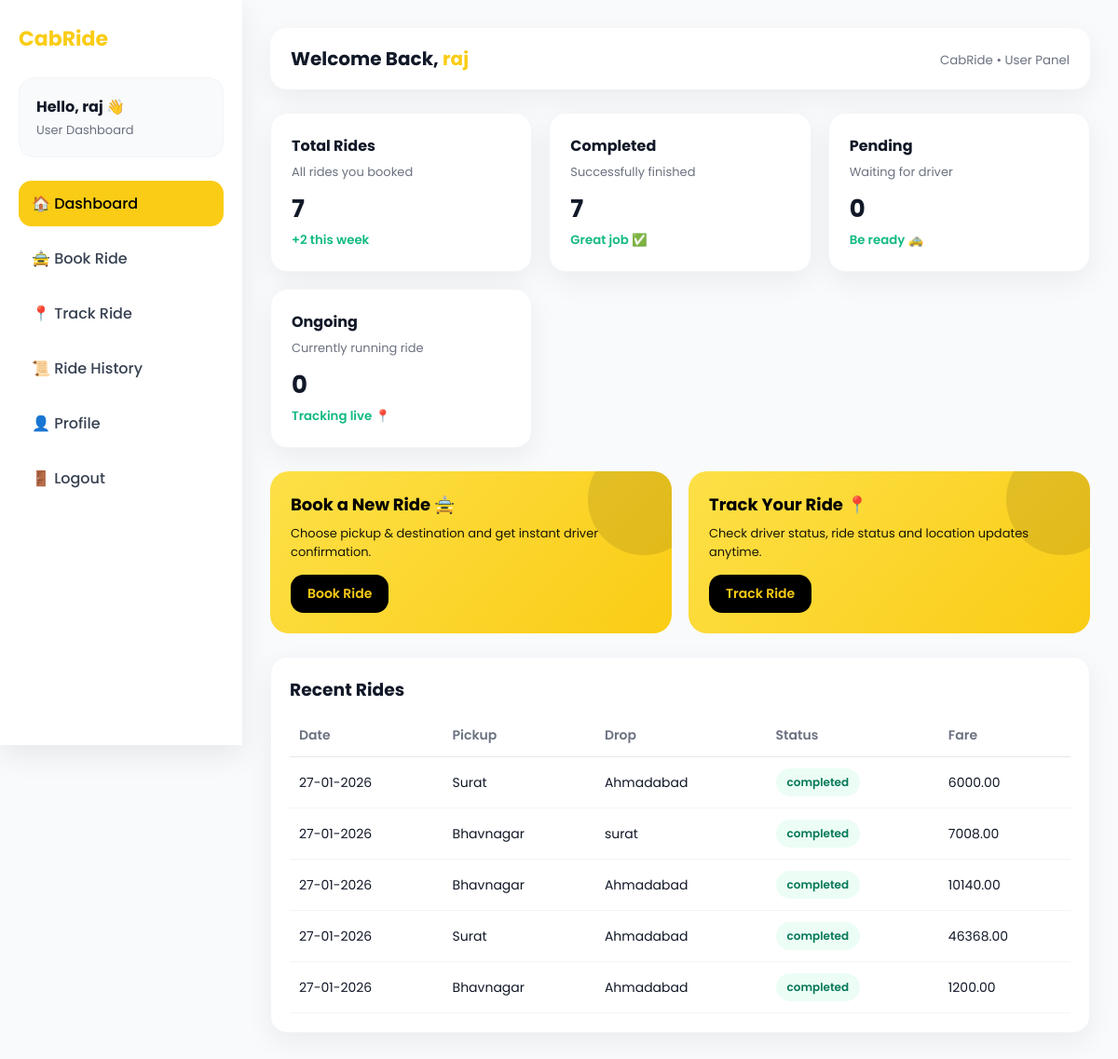
Page /User/dashboard.php (signed in) on the committed database.
### tables this page shows
CREATE TABLE `bookings` (
  `id` int(11) NOT NULL,
  `user_id` int(11) NOT NULL,
  `driver_id` int(11) DEFAULT NULL,
  `pickup_location` varchar(255) NOT NULL,
  `drop_location` varchar(255) NOT NULL,
  `distance_km` decimal(6,2) NOT NULL,
  `fare` decimal(10,2) NOT NULL,
  `status` enum('requested','accepted','ongoing','completed','cancelled') DEFAULT 'requested',
  `booking_time` timestamp NOT NULL DEFAULT current_timestamp(),
  `cancel_reason` varchar(200) DEFAULT NULL
);

### User/dashboard.php (the view, shortened to what this page needs)
<?php
require_once('../config/db.php');
$tmp_id = $_SESSION['user_id'];
$user_name = $_SESSION['user_name'] ?? "User";
?>
<!DOCTYPE html>
<html lang="en">
<head>
</head>
<body>
    <div class="wrapper">
        <div class="sidebar">
            <div class="brand">CabRide</div>
            <div class="profile-box">
                <h3>Hello, <?= htmlspecialchars($user_name); ?> 👋</h3>
                <p>User Dashboard</p>
            </div>
            <div class="menu">
                <a class="active" href="dashboard.php">🏠 Dashboard</a>
                <a href="book_ride.php">🚖 Book Ride</a>
                <a href="track_ride.php">📍 Track Ride</a>
                <a href="ride_history.php">📜 Ride History</a>
                <a href="profile.php">👤 Profile</a>
                <a href="logout.php">🚪 Logout</a>
            </div>
        </div>
        <div class="main">
            <div class="topbar">
                <h2>Welcome Back, <span><?= htmlspecialchars($user_name); ?></span></h2>
                <div>
                    <small style="color:#6b7280;">CabRide • User Panel</small>
                </div>
            </div>
            <div class="grid">
                <div class="card">
                    <h3>Total Rides</h3>
                    <p>All rides you booked</p>
                    <div class="value">
                        <?php
                        $sql = "select count(*) as Total_Rides from users u,bookings b where u.id=b.user_id and u.id=$tmp_id";
                        $result = mysqli_query($link, $sql) or die(mysqli_errno($link));
                        $row = mysqli_fetch_assoc($result);
                        extract($row);
                        echo $Total_Rides;
                        ?>
                    </div>
                    <small>+2 this week</small>
                </div>
                <div class="card">
                    <h3>Completed</h3>
                    <p>Successfully finished</p>
                    <div class="value">
                        <?php
                        $sql = "select count(*) as Total_Rides from users u,bookings b where u.id=b.user_id and b.status='completed' and u.id=$tmp_id";
                        $result = mysqli_query($link, $sql) or die(mysqli_errno($link));
                        $row = mysqli_fetch_assoc($result);
                        extract($row);
                        echo $Total_Rides;
                        ?>
                    </div>
                    <small>Great job ✅</small>
                </div>
                <div class="card">
                    <h3>Pending</h3>
                    <p>Waiting for driver</p>
                    <div class="value">
                        <?php
                        $sql = "select count(*) as Total_Rides from users u,bookings b where u.id=b.user_id and b.status='requested' and u.id=$tmp_id";
                        $result = mysqli_query($link, $sql) or die(mysqli_errno($link));
                        $row = mysqli_fetch_assoc($result);
                        extract($row);
                        echo $Total_Rides;
                        ?>
                    </div>
                    <small>Be ready 🚕</small>
                </div>
                <div class="card">
                    <h3>Ongoing</h3>
                    <p>Currently running ride</p>
                    <div class="value">
                        <?php
                        $sql = "select count(*) as Total_Rides from users u,bookings b where u.id=b.user_id and b.status='ongoing' and u.id=$tmp_id";
                        $result = mysqli_query($link, $sql) or die(mysqli_errno($link));
                        $row = mysqli_fetch_assoc($result);
                        extract($row);
                        echo $Total_Rides;
                        ?>
                    </div>
                    <small>Tracking live 📍</small>
                </div>
            </div>
            <div class="actions">
                <div class="action-card">
                    <h3>Book a New Ride 🚖</h3>
                    <p>Choose pickup & destination and get instant driver confirmation.</p>
                    <a href="book_ride.php">Book Ride</a>
                </div>
                <div class="action-card">
                    <h3>Track Your Ride 📍</h3>
                    <p>Check driver status, ride status and location updates anytime.</p>
                    <a href="track_ride.php">Track Ride</a>
                </div>
            </div>
            <div class="section">
                <h3>Recent Rides</h3>
                <table class="table">
                    <thead>
                        <tr>
                            <th>Date</th>
                            <th>Pickup</th>
                            <th>Drop</th>
                            <th>Status</th>
                            <th>Fare</th>
                        </tr>
                    </thead>
                    <tbody>
                        <?php
                        $sql = "select booking_time,pickup_location,drop_location,status,fare from bookings where user_id=$tmp_id limit 5";
                        $result = mysqli_query($link, $sql) or die(mysqli_errno($link));
                        while ($row = mysqli_fetch_assoc($result)) {
                            extract($row);
                        ?>
                            <tr>
                                <td><?= date("d-m-Y", strtotime($booking_time)); ?></td>
                                <td><?= $pickup_location; ?></td>
                                <td><?= $drop_location; ?></td>
                                <td><span class="badge <?= $status; ?>"><?= $status; ?></span></td>
                                <td><?= $fare; ?></td>
                            </tr>
                        <?php } ?>
                    </tbody>
                </table>
            </div>
        </div>
    </div>
</body>
</html>

### User/dashboard.php (style rules this page uses)
* { margin: 0; padding: 0; box-sizing: border-box; font-family: 'Poppins', sans-serif; }
body { background: #f9fafb; color: #111827; }
.wrapper { display: flex; min-height: 100vh; }
.sidebar { width: 260px; background: #fff; box-shadow: 0 10px 30px rgba(0, 0, 0, 0.08); padding: 25px 20px; position: sticky; top: 0; height: 100vh; }
.brand { font-size: 22px; font-weight: 700; color: #facc15; margin-bottom: 25px; }
.profile-box { background: #f9fafb; border-radius: 16px; padding: 18px; margin-bottom: 25px; border: 1px solid #f1f5f9; }
.profile-box h3 { font-size: 16px; margin-bottom: 3px; }
.profile-box p { font-size: 13px; color: #6b7280; }
.menu a { display: flex; align-items: center; gap: 12px; padding: 12px 14px; border-radius: 14px; text-decoration: none; color: #374151; font-weight: 500; margin-bottom: 10px; transition: 0.25s; }
.menu a.active { background: #facc15; color: #000; }
.main { flex: 1; padding: 30px; }
.topbar { background: #fff; padding: 18px 22px; border-radius: 18px; box-shadow: 0 10px 30px rgba(0, 0, 0, 0.06); display: flex; align-items: center; justify-content: space-between; margin-bottom: 25px; }
.topbar h2 { font-size: 20px; }
.topbar span { color: #facc15; font-weight: 700; }
.grid { display: grid; grid-template-columns: repeat(auto-fit, minmax(220px, 1fr)); gap: 18px; margin-bottom: 25px; }
.card { background: #fff; border-radius: 18px; padding: 22px; box-shadow: 0 10px 30px rgba(0, 0, 0, 0.06); border: 1px solid #f1f5f9; transition: 0.25s; }
.card h3 { font-size: 16px; margin-bottom: 6px; }
.card p { color: #6b7280; font-size: 13px; margin-bottom: 10px; }
.card .value { font-size: 26px; font-weight: 700; color: #111827; }
.card small { color: #10b981; font-weight: 600; }
.actions { display: grid; grid-template-columns: repeat(auto-fit, minmax(260px, 1fr)); gap: 18px; }
.action-card { background: linear-gradient(135deg, #fde047, #facc15); border-radius: 20px; padding: 22px; color: #000; position: relative; overflow: hidden; }
.action-card h3 { font-size: 18px; margin-bottom: 8px; }
.action-card p { font-size: 13px; opacity: 0.9; margin-bottom: 14px; }
.action-card a { display: inline-block; text-decoration: none; background: #000; color: #facc15; padding: 10px 18px; border-radius: 14px; font-weight: 600; font-size: 14px; }
.action-card::after { content: ""; width: 120px; height: 120px; background: rgba(0, 0, 0, 0.1); position: absolute; right: -30px; top: -30px; border-radius: 50%; }
.section { background: #fff; border-radius: 18px; padding: 20px; box-shadow: 0 10px 30px rgba(0, 0, 0, 0.06); border: 1px solid #f1f5f9; margin-top: 25px; }
.section h3 { margin-bottom: 12px; }
.table { width: 100%; border-collapse: collapse; }
.table th, .table td { padding: 12px 10px; text-align: left; font-size: 14px; }
.table th { color: #6b7280; font-weight: 600; border-bottom: 1px solid #e5e7eb; }
.table td { border-bottom: 1px solid #f1f5f9; }
.badge { padding: 6px 12px; border-radius: 20px; font-size: 12px; font-weight: 600; display: inline-block; }
.completed { background: #ecfdf5; color: #047857; }

### rows in the picture
bookings: booking_time "27-01-2026", pickup_location "Surat", drop_location "Ahmadabad", status "completed", fare "6000.00"
bookings: booking_time "27-01-2026", pickup_location "Bhavnagar", drop_location "surat", status "completed", fare "7008.00"
bookings: booking_time "27-01-2026", pickup_location "Bhavnagar", drop_location "Ahmadabad", status "completed", fare "10140.00"
bookings: booking_time "27-01-2026", pickup_location "Surat", drop_location "Ahmadabad", status "completed", fare "46368.00"
bookings: booking_time "27-01-2026", pickup_location "Bhavnagar", drop_location "Ahmadabad", status "completed", fare "1200.00"

### other values in the picture
$user_name "raj"
$Total_Rides "7"
$Total_Rides "0"
